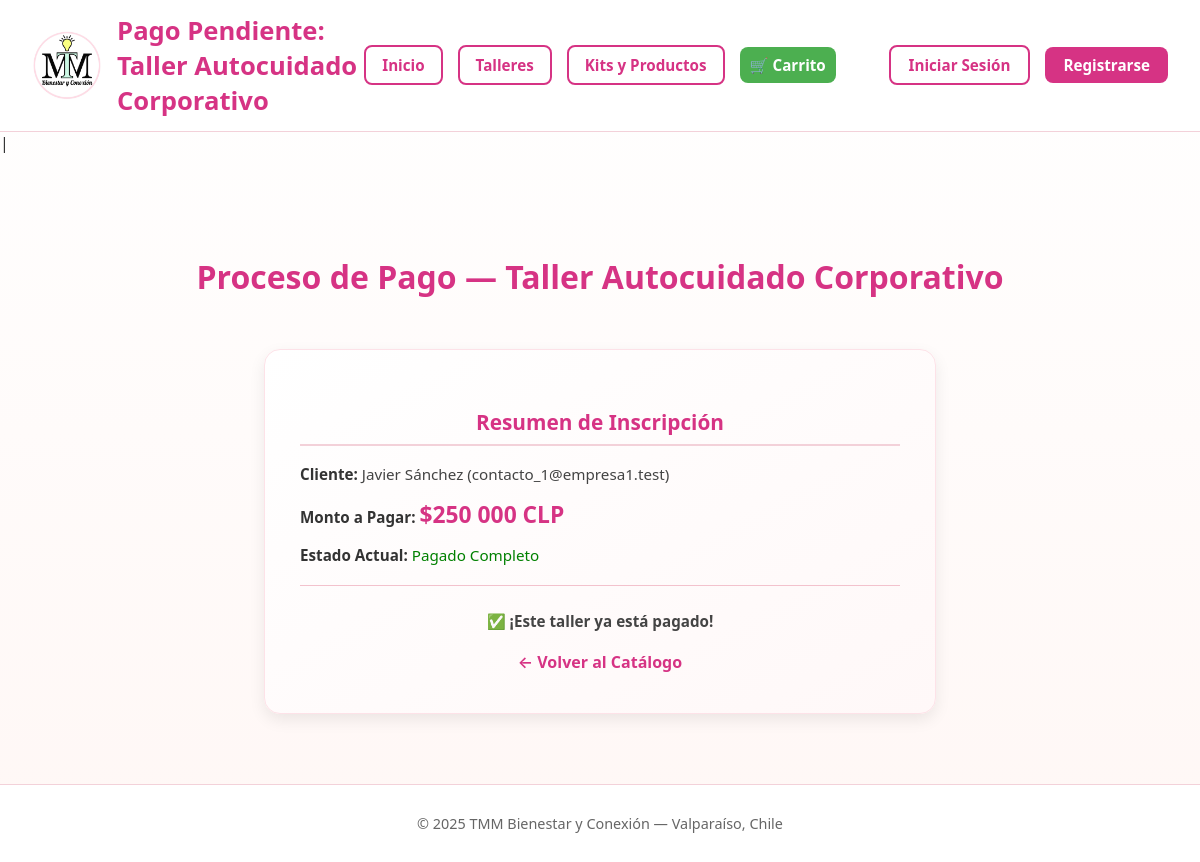
The page /pago/201/ on the database its author committed.
### crm/models.py (models this page shows, shortened)
class Inscripcion(models.Model):
    ESTADO_PAGO_CHOICES = [
        ('PENDIENTE', 'Pago Pendiente'),
        ('PAGADO', 'Pagado Completo'),
        ('ABONADO', 'Abonado'),
        ('ANULADO', 'Anulado'),
    ]
    cliente = models.ForeignKey(Cliente, on_delete=models.CASCADE, related_name='inscripciones')
    taller = models.ForeignKey(Taller, on_delete=models.CASCADE, related_name='inscripciones')
    monto_pagado = models.DecimalField(max_digits=10, decimal_places=0, default=0, verbose_name="Monto Pagado")
    estado_pago = models.CharField(max_length=10, choices=ESTADO_PAGO_CHOICES, default='PENDIENTE', verbose_name="Estado de Pago")
    fecha_inscripcion = models.DateTimeField(auto_now_add=True)
    class Meta:
        unique_together = ('cliente', 'taller')
        verbose_name_plural = "Inscripciones"

class Taller(models.Model):
    MODALIDAD_CHOICES = [
        ('PRESENCIAL', 'Presencial'),
        ('ONLINE', 'Online'),
    ]
    nombre = models.CharField(max_length=200, unique=True, verbose_name="Nombre del Taller")
    descripcion = models.TextField(verbose_name="Descripción Detallada")
    imagen = models.ImageField(upload_to='talleres/', blank=True, null=True, verbose_name="Imagen del Taller")
    categoria = models.ForeignKey(
        Interes,
        on_delete=models.SET_NULL,
        null=True,
        blank=True,
        related_name='talleres',
        verbose_name="Categoría del Taller"
    )
    fecha_taller = models.DateField(verbose_name="Fecha del Taller")
    hora_taller = models.TimeField(blank=True, null=True, verbose_name="Hora de Inicio")
    modalidad = models.CharField(max_length=15, choices=MODALIDAD_CHOICES, default='PRESENCIAL', verbose_name="Modalidad")
    precio = models.DecimalField(max_digits=10, decimal_places=0, verbose_name="Precio (CLP)")
    cupos_totales = models.IntegerField(default=10, verbose_name="Cupos Máximos")
    cupos_disponibles = models.IntegerField(editable=False, default=0, verbose_name="Cupos Disponibles")
    esta_activo = models.BooleanField(default=True, verbose_name="¿Está activo/visible?")

class Cliente(models.Model):
    TIPO_CLIENTE_CHOICES = [
        ('B2C', 'Persona Natural'),
        ('B2B', 'Contacto Empresa'), # Etiqueta actualizada
    ]
    nombre_completo = models.CharField(max_length=150, verbose_name="Nombre Completo (Contacto)") # Etiqueta actualizada
    email = models.EmailField(unique=True, verbose_name="Correo Electrónico (Contacto)") # Etiqueta actualizada
    telefono = models.CharField(max_length=20, blank=True, null=True, verbose_name="Teléfono (Contacto)") # Etiqueta actualizada
    fecha_nacimiento = models.DateField(blank=True, null=True, verbose_name="Fecha de Nacimiento (si aplica)") # Etiqueta actualizada
    empresa = models.ForeignKey(
        Empresa,
        on_delete=models.SET_NULL, # Si se borra la empresa, el contacto no se borra, solo pierde el vínculo
        blank=True,
        null=True,
        related_name='contactos', # Permite acceder a los contactos desde una empresa: empresa.contactos.all()
        verbose_name="Empresa (si aplica)"
    )
    comuna_vive = models.CharField(max_length=100, blank=True, null=True, verbose_name="Comuna de Residencia")
    tipo_cliente = models.CharField(max_length=3, choices=TIPO_CLIENTE_CHOICES, default='B2C', verbose_name="Tipo de Contacto") # Etiqueta actualizada
    intereses_cliente = models.ManyToManyField(Interes, blank=True, related_name='clientes', verbose_name="Intereses del Contacto") # Etiqueta actualizada
    observaciones = models.TextField(blank=True, verbose_name="Observaciones de Gestión (Seguimiento, etc.)")
    fecha_registro = models.DateTimeField(auto_now_add=True)

### crm/views.py (the view, shortened to what this page needs)
# urls.py: path('pago/<int:inscripcion_id>/', views.pago_simulado, name='pago_simulado'),
def pago_simulado(request, inscripcion_id):
    inscripcion = get_object_or_404(Inscripcion, pk=inscripcion_id)
    context = {
        'titulo': f'Pago Pendiente: {inscripcion.taller.nombre}',
        'inscripcion': inscripcion,
    }
    return render(request, 'crm/pago_simulado.html', context)

### crm/templates/crm/pago_simulado.html (shortened to what this page needs)
{% extends 'crm/base.html' %}
{% load humanize %}
{% block content %}
<div class="tmm-page">
  <h1>Proceso de Pago — {{ inscripcion.taller.nombre }}</h1>
  <div class="tmm-card">
    <h2>Resumen de Inscripción</h2>
    <p><strong>Cliente:</strong> {{ inscripcion.cliente.nombre_completo }} ({{ inscripcion.cliente.email }})</p>
    <p><strong>Monto a Pagar:</strong> <span class="tmm-highlight">${{ inscripcion.taller.precio|intcomma }} CLP</span></p>
    <p>
        <strong>Estado Actual:</strong>
        <span class="{% if inscripcion.estado_pago == 'PAGADO' %}tmm-status-paid{% else %}tmm-status{% endif %}">
            {{ inscripcion.get_estado_pago_display }}
        </span>
    </p>
    <hr style="margin: 20px 0; border: none; border-top: 1px solid #f3c2cd;">
    {% if inscripcion.estado_pago != 'PAGADO' %}
      <p style="text-align:center;">Esta es una simulación del <strong>Sistema de Pago en Línea</strong>.</p>
      <p style="text-align:center;">Al hacer clic en el botón "Simular Pago Exitoso", el estado de la <strong>Inscripción</strong> cambiará a <strong>Pagado Completo</strong>.</p>
      <form method="POST">
        {% csrf_token %}
        <button type="submit" name="accion_pago" value="pagar" class="tmm-btn">
          ✅ Simular Pago Exitoso (Asegura tu Cupo)
        </button>
        <button type="submit" name="accion_pago" value="fallar" class="tmm-btn tmm-btn-fail">
          ❌ Simular Pago Fallido
        </button>
      </form>
    {% else %}
      <p class="tmm-paid-message">✅ ¡Este taller ya está pagado!</p>
    {% endif %}
    <a href="{% url 'catalogo_talleres' %}" class="tmm-link">← Volver al Catálogo</a>
  </div>
</div>
{% endblock content %}

### crm/templates/crm/base.html (style rules this page uses)
body { font-family: 'Segoe UI', sans-serif; margin: 0; padding: 0; background: linear-gradient(to bottom, #fff, #fff7f5); color: #333; }
h2 { border-bottom: 2px solid #f3d1d9; padding-bottom: 8px; color: #a61e4d; }

### crm/templates/crm/pago_simulado.html (style rules this page uses)
:root { --tmm-pink: #d63384; }
body { background-color: #fff !important; margin: 0; font-family: system-ui, -apple-system, "Segoe UI", Roboto, "Helvetica Neue", Arial; }
h1, h2 { color: var(--tmm-pink); }
.tmm-page { display: flex; flex-direction: column; align-items: center; justify-content: flex-start; padding-top: 5vh; color: #1f2937; }
.tmm-card { border-radius: 16px; background: linear-gradient(to bottom right, #fff, #fff8f8); box-shadow: 0 6px 16px rgba(0,0,0,0.08); border: 1px solid #fde2e8; padding: 40px 35px; max-width: 600px; width: 90%; margin: 30px auto; }
.tmm-card h2 { font-size: 1.3rem; font-weight: 800; text-align: center; margin-bottom: 18px; color: var(--tmm-pink); }
.tmm-card p { font-size: 0.95rem; color: #444; margin-bottom: 10px; }
.tmm-card strong { color: #333; }
.tmm-highlight { font-size: 1.5em; color: var(--tmm-pink); font-weight: bold; }
.tmm-status-paid { color: green; }
.tmm-paid-message { color: green; font-weight: bold; text-align: center; margin-top: 25px; }
.tmm-link { display: block; text-align: center; margin-top: 20px; color: var(--tmm-pink); font-weight: 600; text-decoration: none; }

### rows shown on the page
Inscripcion: taller.nombre "Taller Autocuidado Corporativo", cliente.nombre_completo "Javier Sánchez", cliente.email "contacto_1@empresa1.test", taller.precio "250 000", estado_pago "Pagado Completo"

### other values the page prints
{{ titulo|default:'TMM Bienestar y Conexión' }} "Pago Pendiente: Taller Autocuidado Corporativo"
{{ year|default:'2025' }} "2025"
